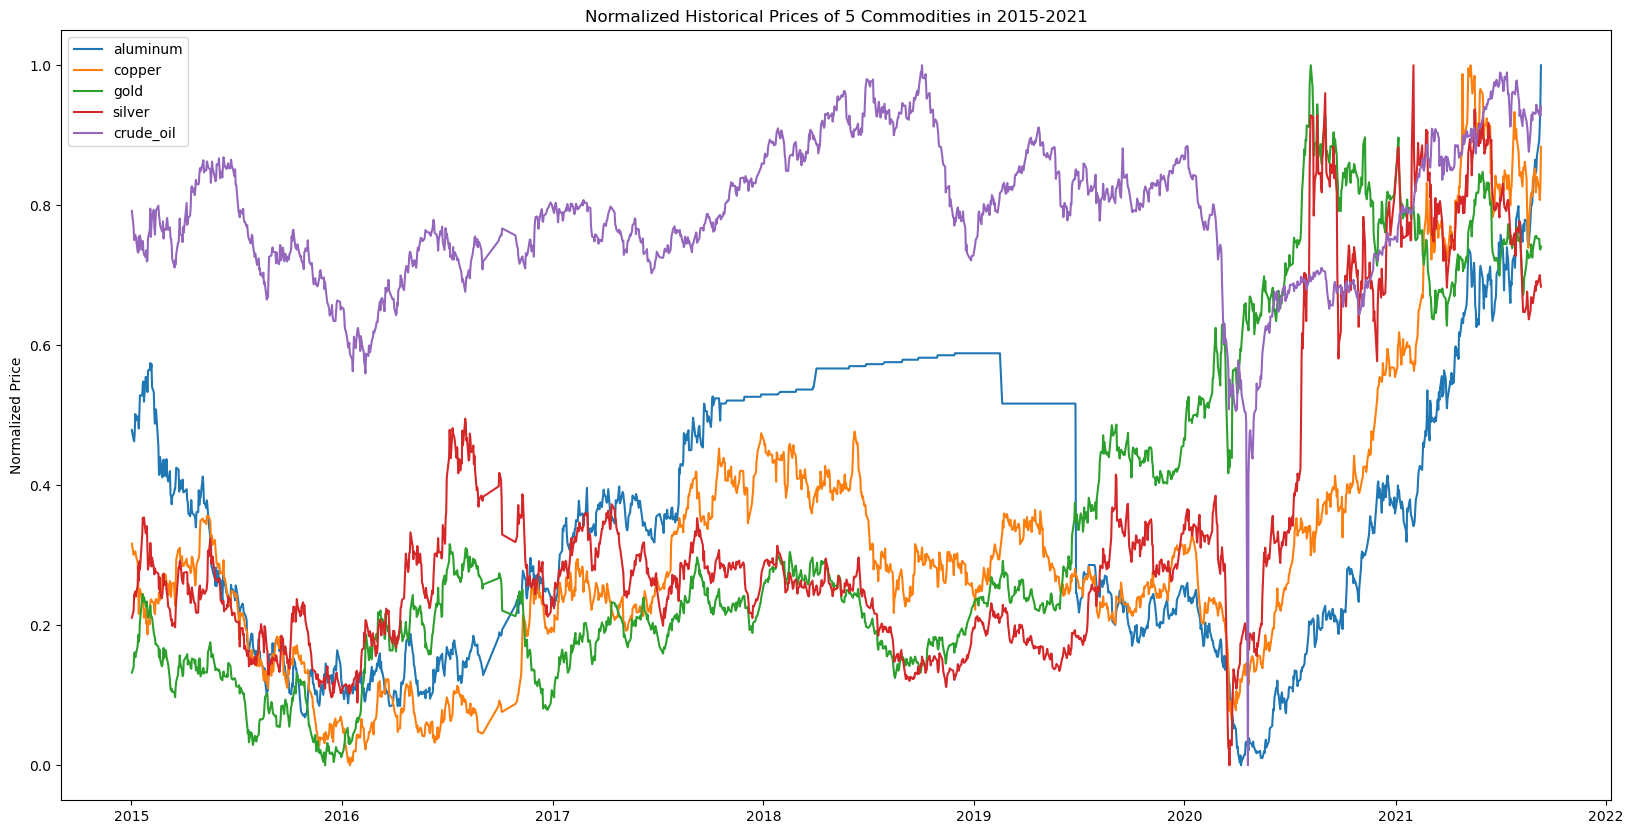

Write the Python code that produced this figure.
import matplotlib.pyplot as plt
import pandas as pd
from sklearn.preprocessing import minmax_scale

com = pd.read_csv('../../data/commodity.csv')
com['Date'] = pd.to_datetime(com['Date'])

plt.figure(figsize=(20, 10))
for col in ['aluminum', 'copper', 'gold', 'silver', 'crude_oil']:
    com[col] = minmax_scale([com[col]], axis=1)[0]
    plt.plot(com['Date'], com[col], label=col)

plt.legend()
plt.ylabel('Normalized Price')
plt.title('Normalized Historical Prices of 5 Commodities in 2015-2021')
plt.savefig('commodity.png', bbox_inches='tight')

